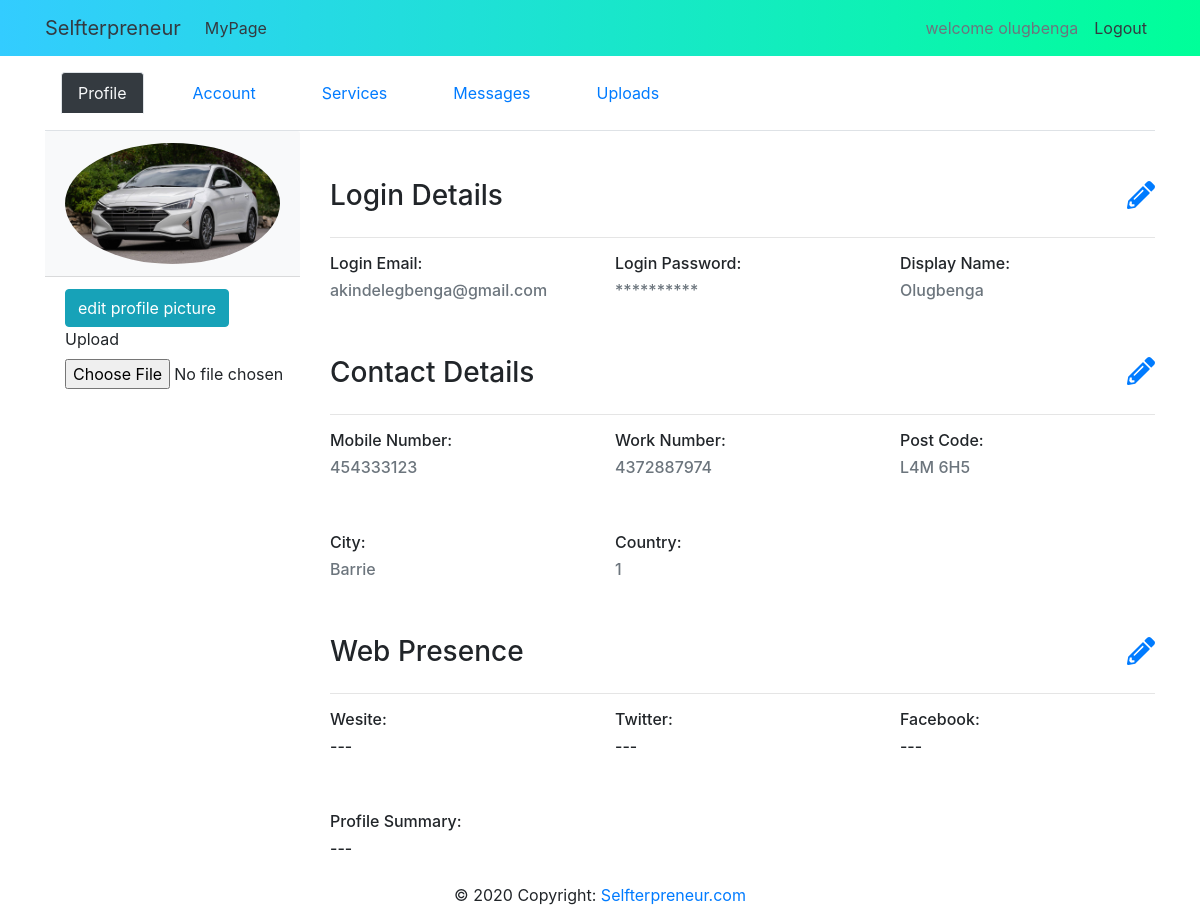
The app's page /myaccount/profilesummary (signed in), older data.
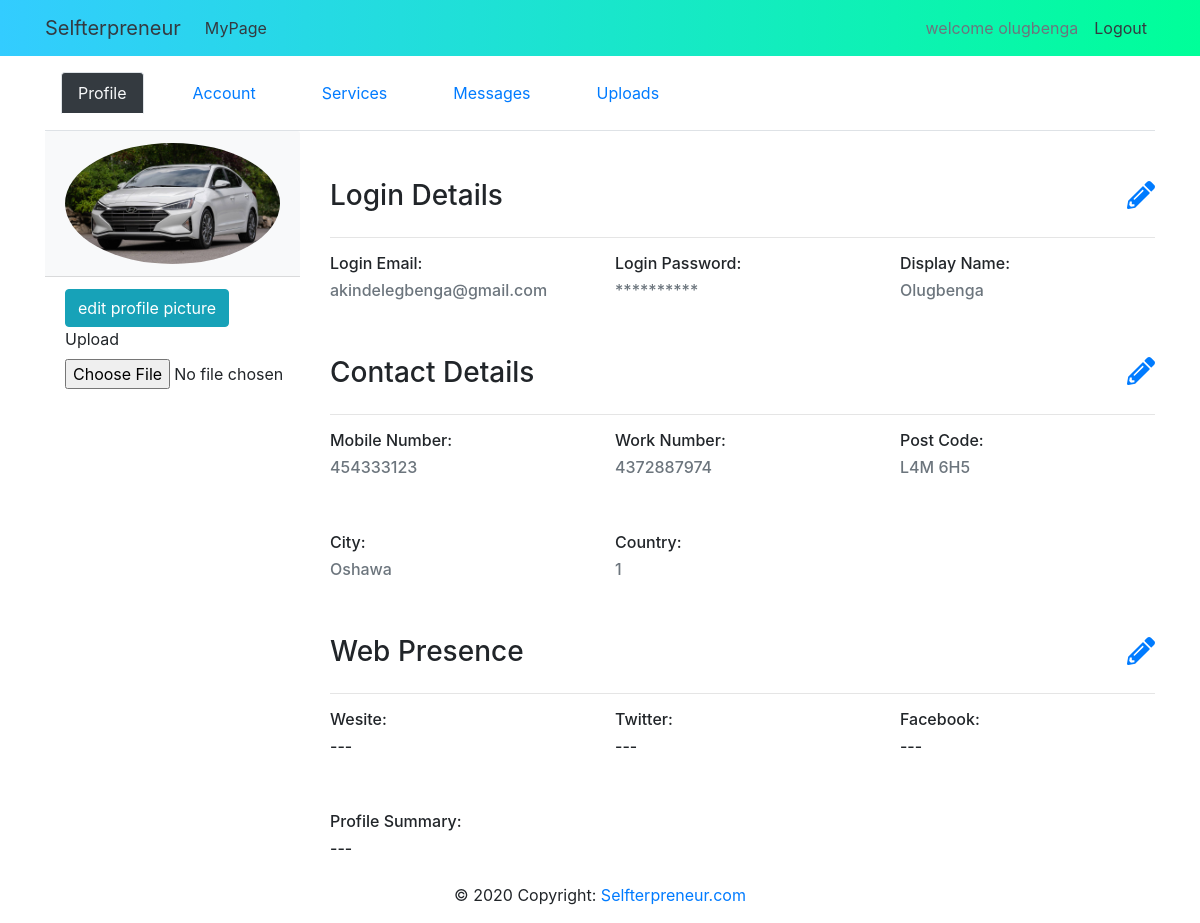
The same page, newer data.
### app/auth/models.py (models this page shows, shortened)
class Users(UserMixin, db.Model):
    __tablename__ = 'users'
    id = db.Column(db.Integer, primary_key = True)
    user_name = db.Column(db.String(100),nullable = False)
    user_email = db.Column(db.String(100),nullable = False)
    user_password = db.Column(db.String(100),nullable = False)
    email_confirmation_sent_on = db.Column(db.DateTime, nullable=True, default = datetime.utcnow())
    email_confirmed = db.Column(db.Boolean, nullable=True, default=False)
    email_confirmed_on = db.Column(db.DateTime, nullable=True,default = datetime.utcnow())
    profile = db.relationship('Personal_Info', backref = 'users', uselist = False)

### app/me/models.py (models this page shows, shortened)
class Personal_Info(db.Model):
    __tablename__ = 'personal_info'
    id = db.Column(db.Integer, primary_key=True)
    user_name = db.Column(db.String(100), nullable=False)
    user_email = db.Column(db.String(100), nullable=False)
    user_mobile_phone = db.Column(db.String(100))
    user_work_phone = db.Column(db.String(100))
    user_postcode= db.Column(db.String(100), nullable=False)
    user_city=db.Column(db.String(100))
    user_country =  db.Column(db.String(100))
    user_bio = db.Column(db.String(1000))
    user_url = db.Column(db.String(1000))
    user_twitter=db.Column(db.String(1000))
    user_facebook = db.Column(db.String(1000))
    user_id = db.Column(db.Integer, db.ForeignKey('users.id'), nullable = False)

### app/me/routes.py (the view, shortened to what this page needs)
@me.route("/myaccount/profilesummary",methods=["GET","POST"])
@login_required
def myprofile():
    form =  frmTest()
    formContact = frmContact()
    formpp = frmProfilePic()
    profile_pic = pp_check(current_user.user_email)
    return render_template("mypage.html", form = form, profile_pic = profile_pic, formpp = formpp, frmContact = formContact )

### app/me/forms.py
class frmTest(FlaskForm):
    name=StringField('Name')
    email=StringField("Email",validators=[DataRequired(), Email()])
    mobile_phone = StringField('Mobile Number')
    work_phone = StringField('Work Number')
    country = SelectField('Country', choices=[('1', 'Canada'), ('2', 'UK'), ('3', 'USA')])
    postcode = StringField('Postcode', validators=[DataRequired()])
    city = StringField('City', validators=[DataRequired()])
    province = StringField('Province')
    bio = TextAreaField('Bio')
    submit= SubmitField("Save")

class frmContact(FlaskForm):
    mobile_phone = StringField('Mobile Number', validators=[DataRequired()])
    work_phone = StringField('Work Number', validators=[DataRequired()])
    country = SelectField('Country', choices=[('1', 'Canada'), ('2', 'UK'), ('3', 'USA')])
    postcode = StringField('Postcode', validators=[DataRequired()])
    city = StringField('City', validators=[DataRequired()])
    submit = SubmitField('Update')

### app/auth/models.py (called while the page is built)
@login_manager.user_loader
def load_user(id):
    return Users.query.get(int(id))

### app/me/forms.py (called while the page is built)
def pp_check(filename):
    img_path=os.path.join(os.getcwd(),'app/static/profile_pictures', (filename + "pp.jpg"))
    if os.path.isfile(img_path ):
        profile_pic = filename + "pp.jpg"
    else:
        profile_pic = "default.jpg"
    return profile_pic

### app/me/templates/mypage.html (shortened to what this page needs)
{% extends 'accounts_layout.html' %}
{% block section_content %}
<div class="row">
    <div class="col-xs-12 col-md-3">
        <div class="card border-0">
            <div class="card-header bg-light" id="mypage-card-header">
                <img class="img-fluid rounded-circle d-xs-none"
                    src="{{url_for('static',filename= 'profile_pictures/')}}{{ profile_pic }}" alt="Responsive image" />
            </div>
            <div class="card-footer justify-content-center bg-transparent border-0">
                <a href="" id="edit-profile-picture" class="visible"><button id="btn-edit-myprofile" type="button"
                        class="btn btn-info justify-content-center">edit profile picture
                    </button></a>
                <form action="" class="invisible" id="frm-edt-pp">
                    <div class="form-group">
                        {{ formpp.image.label  }}
                        {{ formpp.image }}
                    </div>
                </form>
            </div>
        </div>
    </div>
    <div class="col-xs-12 col-lg-9">
        <div class="row">
            <div class="col-lg-12">
                <h3 class="mt-5">Login Details<span class="float-right in-line ml-2"><a href=""
                    data-toggle="modal" data-target="#frmlogin"><i class="fas fa-pencil-alt"></i></a></span></h3>
            </div>
        </div>
        <hr class="d-block">
        <div class="row">
            <div class="col-xs-12 col-md-4">
                <h6>Login Email: </h6>
                <h6 class= 'text-muted'>{{ current_user.user_email }}</h3>
            </div>
            <div class="col-xs-12 col-md-4">
                <h6>Login Password: </h6>
                <h6 class= 'text-muted'>**********</h3>
            </div>
            <div class="col-xs-12 col-sm-12 col-md-4">
                <h6>Display Name: </h6>
                <h6 class= 'text-muted'>{{current_user.user_name}}</h3>
            </div>
        </div>
        <div class="row">
            <div class="col-lg-12">
                <h3 class="mt-5">Contact Details<span class="float-right in-line ml-2"><a href=""
                            data-toggle="modal" data-target="#frmContact"><i class="fas fa-pencil-alt"></i></a></span>
                </h3>
            </div>
        </div>
        <hr class="d-block">
        <div class="row">
            <div class="col-xs-12 col-md-4">
                <h6>Mobile Number: </h6>
                <h6>
                    {% if not current_user.profile.user_mobile_phone   %}
                    ---
                    {% else %}
                    <h6 class= 'text-muted'>{{ current_user.profile.user_mobile_phone }}</h6>
                    {% endif %}
            </div>
            <div class="col-xs-12 col-md-4">
                <h6>Work Number: </h6>
                <h6>{% if not current_user.profile.user_work_phone   %}
                    ---
                    {% else %}
                    <h6 class= 'text-muted'>{{ current_user.profile.user_work_phone }}</h6>
                    {% endif %}</h3>
            </div>
            <div class="col-xs-12 col-sm-12 col-md-4">
                <h6>Post Code: </h6>
                <h6>{% if not current_user.profile.user_postcode %}
                    ---
                    {% else %}
                    <h6 class= 'text-muted'>{{ current_user.profile.user_postcode}}</h6>
                    {% endif %}</h3>
            </div>
        </div>
        <div class="row mt-5">
            <div class="col-xs-12 col-md-4">
                <h6>City: </h6>
                <h6>{% if not current_user.profile.user_city %}
                    ---
                    {% else %}
                    <h6 class= 'text-muted'>{{ current_user.profile.user_city }}</h6>
                    {% endif %}</h3>
            </div>
            <div class="col-xs-12 col-md-4">
                <h6>Country: </h6>
                <h6>{% if not current_user.profile.user_country %}
                    ---
                    {% else %}
                    <h6 class= 'text-muted'>{{ current_user.profile.user_country}}</h6>
                    {% endif %}</h3>
            </div>
        </div>
        <div class="row">
            <div class="col-lg-12">
                <h3 class="mt-5">Web Presence<span class="float-right in-line ml-2"><a href=""
                    data-toggle="modal" data-target="#frmlogin"><i class="fas fa-pencil-alt"></i></a></span></h3>
            </div>
        </div>
        <hr class="d-block">
        <div class="row">
            <div class="col-xs-12 col-md-4">
                <h6>Wesite: </h6>
                <h6>
                    {% if not current_user.user_url %}
                    ---
                    {% else %}
                    {{ current_user.user_url }}
                    {% endif %}
            </div>
            <div class="col-xs-12 col-md-4">
                <h6>Twitter: </h6>
                <h6>{% if not current_user.user_twitter   %}
                    ---
                    {% else %}
                    {{ current_user.user_twitter }}
                    {% endif %}</h3>
            </div>
            <div class="col-xs-12 col-sm-12 col-md-4">
                <h6>Facebook: </h6>
                <h6>{% if not current_user.user_facebook %}
                    ---
                    {% else %}
                    {{ current_user.user_facebook}}
                    {% endif %}</h3>
            </div>
        </div>
        <div class="row">
            <div class="col-xs-12 col-md-4 mt-5">
                <h6>Profile Summary: </h6>
                <h6>{% if not current_user.user_bio   %}
                    ---
                    {% else %}
                    {{ current_user.user_bio }}
                    {% endif %}</h3>
            </div>
        </div>
    </div>
</div>
{% endblock section_content %}

### app/me/templates/accounts_layout.html (shortened to what this page needs)
{% extends 'layout.html' %}
{% block page_body %}
{{ super() }}
 <div class="row">
     <div class="container">
        <ul class="nav nav-tabs ">
            <li class="nav-item m-3 ">
                <a href="{{url_for('me.myprofile')}}" class="nav-link active bg-dark text-light">Profile</a>
            </li>
            <li class="nav-item  m-3">
                <a href="{{url_for('me.myaccount') }}" class="nav-link" >Account</a>
            </li>
            <li class="nav-item  m-3">
                <a href="{{url_for('me.myservices') }}" class="nav-link">Services</a>
            </li>
            <li class="nav-item  m-3">
                <a href="{{url_for('me.mymessages') }}" class="nav-link">Messages</a>
            </li>
            <li class="nav-item  m-3">
                <a href="{{url_for('me.myuploads') }}" class="nav-link">Uploads</a>
            </li>
        </ul>
        {% block section_content %}
        {% endblock section_content %}
     </div>
</div>
{% endblock page_body %}

### app/auth/templates/layout.html (shortened to what this page needs)
<!doctype html>
<html lang="en">
{% block head %}
<head>
    <link rel="stylesheet" href="https://stackpath.bootstrapcdn.com/bootstrap/4.4.1/css/bootstrap.min.css"
>
    <link href="{{ url_for('static' , filename='css/styles.css')}}" rel="stylesheet" />
</head>
{% endblock head %}
<body>
    {% block navbar %}
        <nav class="navbar navbar-expand-md home-nav">
            <div class="container">
                <a href="{{ url_for('auth.home') }}" class="navbar-brand text-dark">Selfterpreneur</a>
                <div class="collapse navbar-collapse" id="navbarNav">
                    <ul class="navbar-nav">
                        {% if current_user.is_authenticated %}
                        <li class="nav-item">
                            <a class="nav-link text-dark"
                                href="{{ url_for('me.myprofile') }}">MyPage</a>
                        </li>
                        {% endif %}
                    </ul>
                    <div class="navbar-nav ml-auto">
                        {% if current_user.is_authenticated %}
                        <li class="nav-item">
                            <a class="nav-link text-lowercase text-muted">Welcome {{ current_user.user_name.title()}}</a>
                        </li>
                        <li class="nav-item">
                            <a class="nav-link text-dark" href="{{ url_for('auth.signout') }}">Logout</a>
                        </li>
                        {% endif %}
                    </div>
                </div>
            </div>
        </nav>
    {% endblock navbar %}
    {% block page_body %}
    <div class="container">
    {% endblock page_body %}
    <footer class="page-footer font-small">
        <div class="container">
            <div class="row justify-content-center login-footer-row-2">
                <div class="footer-copyright text-center py-3">© 2020 Copyright:
                    <a href="#">Selfterpreneur.com</a>
                </div>
            </div>
        </div>
    </footer>
</body>
</html>

### app/static/css/styles.css (style rules this page uses)
.home-nav { background:linear-gradient(to right, #33ccff 0%, #00ff99 100%); }
#mypage-card-header { max-height:250px; }

Row changes from the older to the newer data that the page shows:
changed Personal_Info: profile.user_city "Barrie" → "Oshawa"
